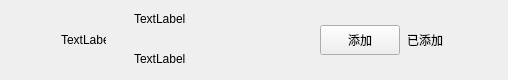
<?xml version="1.0" encoding="UTF-8"?>
<ui version="4.0">
 <class>ApplyFriendItem</class>
 <widget class="QWidget" name="ApplyFriendItem">
  <property name="geometry">
   <rect>
    <x>0</x>
    <y>0</y>
    <width>508</width>
    <height>80</height>
   </rect>
  </property>
  <property name="maximumSize">
   <size>
    <width>16777215</width>
    <height>80</height>
   </size>
  </property>
  <property name="windowTitle">
   <string>Form</string>
  </property>
  <layout class="QHBoxLayout" name="horizontalLayout">
   <property name="topMargin">
    <number>0</number>
   </property>
   <property name="rightMargin">
    <number>0</number>
   </property>
   <property name="bottomMargin">
    <number>0</number>
   </property>
   <item>
    <spacer name="horizontalSpacer">
     <property name="orientation">
      <enum>Qt::Orientation::Horizontal</enum>
     </property>
     <property name="sizeType">
      <enum>QSizePolicy::Policy::Fixed</enum>
     </property>
     <property name="sizeHint" stdset="0">
      <size>
       <width>50</width>
       <height>20</height>
      </size>
     </property>
    </spacer>
   </item>
   <item>
    <widget class="QLabel" name="icon_lb">
     <property name="minimumSize">
      <size>
       <width>45</width>
       <height>45</height>
      </size>
     </property>
     <property name="maximumSize">
      <size>
       <width>45</width>
       <height>45</height>
      </size>
     </property>
     <property name="text">
      <string>TextLabel</string>
     </property>
    </widget>
   </item>
   <item>
    <widget class="QWidget" name="widget" native="true">
     <layout class="QHBoxLayout" name="horizontalLayout_2">
      <property name="spacing">
       <number>7</number>
      </property>
      <property name="leftMargin">
       <number>11</number>
      </property>
      <property name="topMargin">
       <number>2</number>
      </property>
      <property name="rightMargin">
       <number>11</number>
      </property>
      <property name="bottomMargin">
       <number>2</number>
      </property>
      <item>
       <widget class="QWidget" name="widget_2" native="true">
        <layout class="QVBoxLayout" name="verticalLayout">
         <property name="spacing">
          <number>10</number>
         </property>
         <property name="leftMargin">
          <number>11</number>
         </property>
         <property name="topMargin">
          <number>2</number>
         </property>
         <property name="rightMargin">
          <number>11</number>
         </property>
         <property name="bottomMargin">
          <number>2</number>
         </property>
         <item>
          <widget class="QLabel" name="user_name_lb">
           <property name="minimumSize">
            <size>
             <width>100</width>
             <height>30</height>
            </size>
           </property>
           <property name="maximumSize">
            <size>
             <width>200</width>
             <height>30</height>
            </size>
           </property>
           <property name="text">
            <string>TextLabel</string>
           </property>
          </widget>
         </item>
         <item>
          <widget class="QLabel" name="user_chat_lb">
           <property name="minimumSize">
            <size>
             <width>100</width>
             <height>30</height>
            </size>
           </property>
           <property name="maximumSize">
            <size>
             <width>200</width>
             <height>30</height>
            </size>
           </property>
           <property name="text">
            <string>TextLabel</string>
           </property>
          </widget>
         </item>
        </layout>
       </widget>
      </item>
      <item>
       <spacer name="horizontalSpacer_3">
        <property name="orientation">
         <enum>Qt::Orientation::Horizontal</enum>
        </property>
        <property name="sizeHint" stdset="0">
         <size>
          <width>40</width>
          <height>20</height>
         </size>
        </property>
       </spacer>
      </item>
      <item>
       <widget class="ClickedBtn" name="addBtn">
        <property name="minimumSize">
         <size>
          <width>80</width>
          <height>30</height>
         </size>
        </property>
        <property name="maximumSize">
         <size>
          <width>80</width>
          <height>30</height>
         </size>
        </property>
        <property name="text">
         <string>添加</string>
        </property>
       </widget>
      </item>
      <item>
       <widget class="QLabel" name="already_add_lb">
        <property name="minimumSize">
         <size>
          <width>40</width>
          <height>0</height>
         </size>
        </property>
        <property name="text">
         <string>已添加</string>
        </property>
       </widget>
      </item>
      <item>
       <spacer name="horizontalSpacer_2">
        <property name="orientation">
         <enum>Qt::Orientation::Horizontal</enum>
        </property>
        <property name="sizeType">
         <enum>QSizePolicy::Policy::Fixed</enum>
        </property>
        <property name="sizeHint" stdset="0">
         <size>
          <width>50</width>
          <height>20</height>
         </size>
        </property>
       </spacer>
      </item>
     </layout>
    </widget>
   </item>
  </layout>
 </widget>
 <customwidgets>
  <customwidget>
   <class>ClickedBtn</class>
   <extends>QPushButton</extends>
   <header location="global">clickedbtn.h</header>
  </customwidget>
 </customwidgets>
 <resources/>
 <connections/>
</ui>
